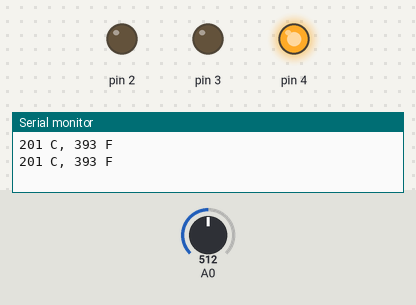
A sketch run on a simulated Arduino Uno, built with avr-gcc and run on an emulated ATmega328P. On the bench: output pins drawn as LEDs (lit = HIGH), the last lines printed to the serial monitor. The inputs (shaded band) are chosen by the test bench; at power-on: A0 = 512.

Above: at 1.8 s.
1.9 s: A0 set to 212
3.4 s: A0 set to 188
At 4.6 s:
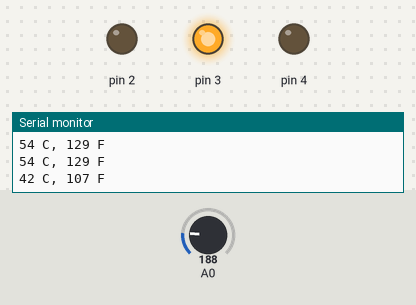
5.5 s: A0 set to 148
At 7.2 s:
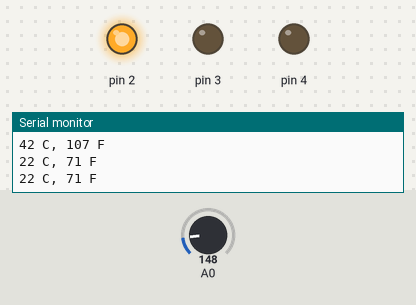
7.5 s: A0 set to 306
At 8.9 s:
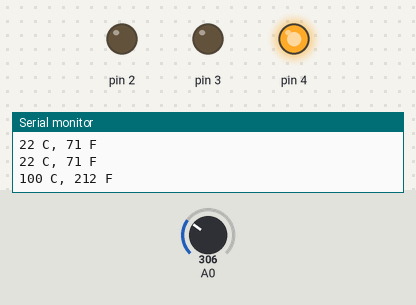
9.5 s: A0 set to 122
At 10.5 s:
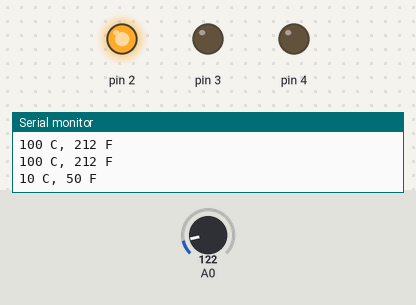
Timing chart, 0 to 12.5 s (numbered marks = the images above; inputs shaded):
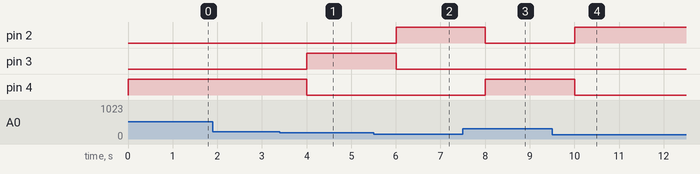

The sketch:

temperature_sensor_leds1.ino
```cpp
int celsius = 0;
int fahrenheit = 0;

void setup()
{
  pinMode(A0, INPUT);
  Serial.begin(9600);
  pinMode(2, OUTPUT);
  pinMode(3, OUTPUT);
  pinMode(4, OUTPUT);
}

void loop()
{
    celsius = map(((analogRead(A0) - 20) * 3.04), 0, 1023, -40, 125);
    fahrenheit = ((celsius * 9) / 5 + 32);
    Serial.print(celsius);
    Serial.print(" C, ");
    Serial.print(fahrenheit);
    Serial.println(" F");
    if (celsius <=30 )
    {
    	digitalWrite(2, HIGH);
    	digitalWrite(3, LOW);
    	digitalWrite(4, LOW);
  	}
    if (celsius >=31 && celsius <= 50)
    {
    	digitalWrite(2, LOW);
    	digitalWrite(3, HIGH);
    	digitalWrite(4, LOW);
  	}
    if (celsius >= 51)
    {
    	digitalWrite(2, LOW);
    	digitalWrite(3, LOW);
    	digitalWrite(4, HIGH);
    }
    delay(1000);
}
```

Measured:
- the behaviour switches between 206 and 205 on A0 (found by bisection; images 0 and 1)
- the behaviour switches between 166 and 165 on A0 (found by bisection; images 1 and 2)
- after the input at 3.4 s, pin 3: LOW → HIGH after 0.60 s; pin 4: HIGH → LOW after 0.60 s
- after the input at 5.5 s, pin 2: LOW → HIGH after 0.50 s; pin 3: HIGH → LOW after 0.50 s
- after the input at 7.5 s, pin 2: HIGH → LOW after 0.51 s; pin 4: LOW → HIGH after 0.51 s
- after the input at 9.5 s, pin 2: LOW → HIGH after 0.51 s; pin 4: HIGH → LOW after 0.51 s
